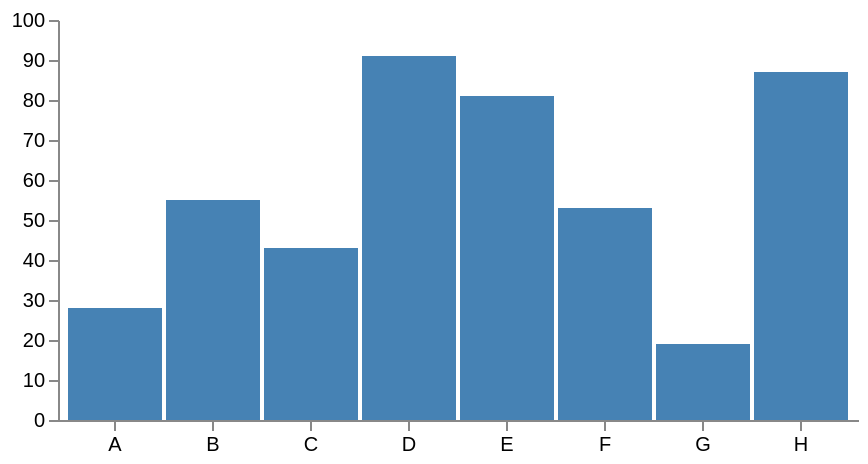

The specification (Vega-Lite) saved for this image:
### Vega specification from a JSON file in a GitHub repository (floating-point values rounded to 4 significant figures)
{"$schema": "https://vega.github.io/schema/vega/v5.json", "width": 400, "height": 200, "padding": 5, "data": [{"name": "table", "values": [{"category": "A", "amount": 28}, {"category": "B", "amount": 55}, {"category": "C", "amount": 43}, {"category": "D", "amount": 91}, {"category": "E", "amount": 81}, {"category": "F", "amount": 53}, {"category": "G", "amount": 19}, {"category": "H", "amount": 87}]}], "scales": [{"name": "xscale", "type": "band", "domain": {"data": "table", "field": "category"}, "range": "width", "padding": 0.05, "round": true}, {"name": "yscale", "domain": {"data": "table", "field": "amount"}, "nice": true, "range": "height"}], "axes": [{"orient": "bottom", "scale": "xscale"}, {"orient": "left", "scale": "yscale"}], "marks": [{"type": "rect", "from": {"data": "table"}, "encode": {"enter": {"x": {"scale": "xscale", "field": "category"}, "width": {"scale": "xscale", "band": 1}, "y": {"scale": "yscale", "field": "amount"}, "y2": {"scale": "yscale", "value": 0}}, "update": {"fill": {"value": "steelblue"}}, "hover": {"fill": {"value": "red"}}}}]}
